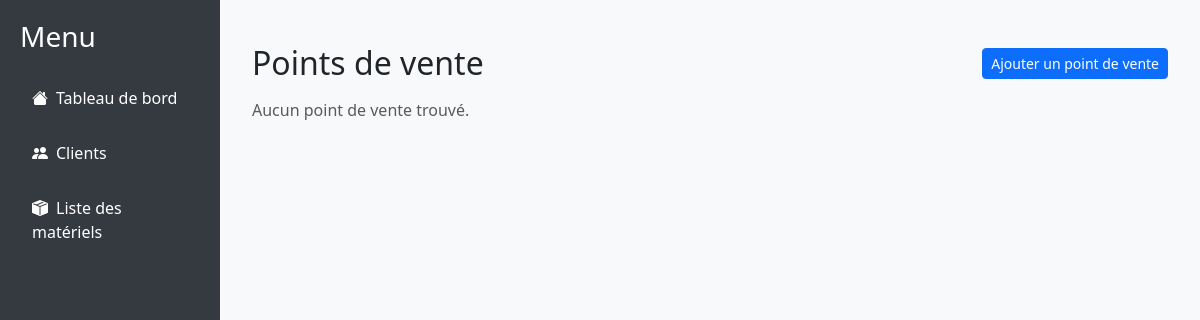
Page /points-vente/ on the earlier database version.
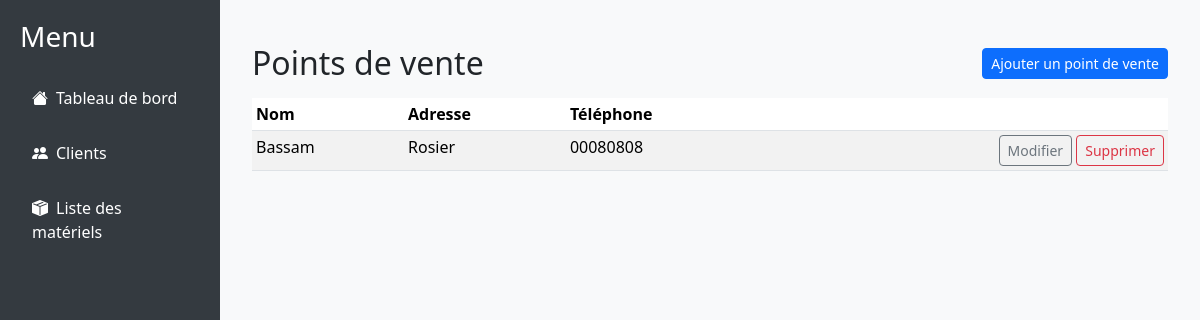
Same page on the later database version.
### devis_app/models.py (models this page shows, shortened)
class PointVente(models.Model):
    nom = models.CharField(max_length=100)
    adresse = models.CharField(max_length=255, blank=True, null=True)
    telephone = models.CharField(max_length=20, blank=True, null=True)

### devis_app/views.py (the view)
# urls.py: path('points-vente/', views.liste_point_ventes, name='liste_point_ventes'),
def liste_point_ventes(request):
    try:
        from .models import PointVente
        points = PointVente.objects.all()
    except Exception:
        points = []
    return render(request, 'points_vente/point_vente_list.html', {'points': points})

### devis_app/templates/points_vente/point_vente_list.html
{% extends 'base.html' %}
{% load static %}
{% block content %}
<div class="container py-4">
  <div class="d-flex justify-content-between align-items-center mb-3">
    <h2 class="m-0">Points de vente</h2>
    <a href="{% url 'ajouter_point_vente' %}" class="btn btn-sm btn-primary">Ajouter un point de vente</a>
  </div>
  {% if points %}
    <div class="table-responsive">
      <table class="table table-sm table-striped">
        <thead>
          <tr>
            <th>Nom</th>
            <th>Adresse</th>
            <th>Téléphone</th>
            <th></th>
          </tr>
        </thead>
        <tbody>
          {% for p in points %}
            <tr>
              <td>{{ p.nom }}</td>
              <td>{{ p.adresse }}</td>
              <td>{{ p.telephone }}</td>
              <td class="text-end">
                <a href="{% url 'modifier_point_vente' p.pk %}" class="btn btn-sm btn-outline-secondary">Modifier</a>
                <a href="{% url 'supprimer_point_vente' p.pk %}" class="btn btn-sm btn-outline-danger">Supprimer</a>
              </td>
            </tr>
          {% endfor %}
        </tbody>
      </table>
    </div>
  {% else %}
    <p class="text-muted">Aucun point de vente trouvé.</p>
  {% endif %}
</div>
{% endblock %}

Differences in the rows shown:
added PointVente: nom "Bassam", adresse "Rosier", telephone "00080808"
Other differences:
text no longer shown: "Aucun point de vente trouvé."
text now shown: "Nom Adresse Téléphone"
